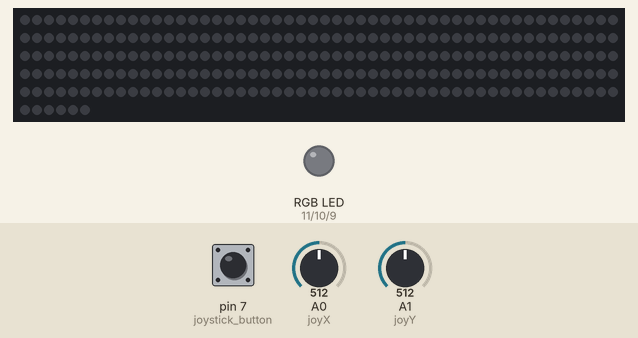
Bench run of a sketch on a simulated Arduino Uno, built with avr-gcc and run on an emulated ATmega328P. On the bench: 256 RGB LEDs in strip order, left to right, continuing on the next row, an RGB LED mixed from three pins (HIGH = lit). The test bench sets the inputs (shaded band); at power-on: A1 (joyY) = 512, pin 7 (joystick_button) HIGH, A0 (joyX) = 512. Dim RGB values are drawn brighter than linear.

Above: at 1.2 s.
1.3 s: A1 (joyY) set to 266
2.8 s: A1 (joyY) set to 243
At 3.2 s:
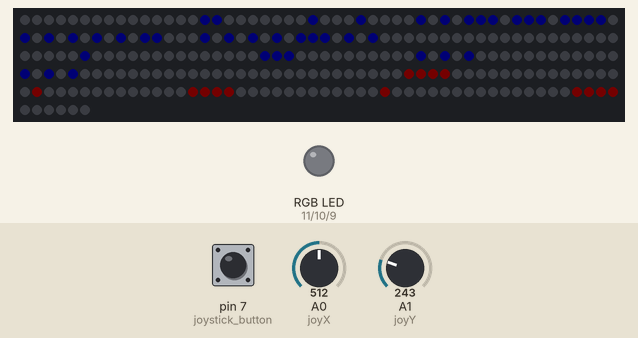
5.8 s: pin 7 (joystick_button) pulled LOW for 3.2 s
At 9.3 s:
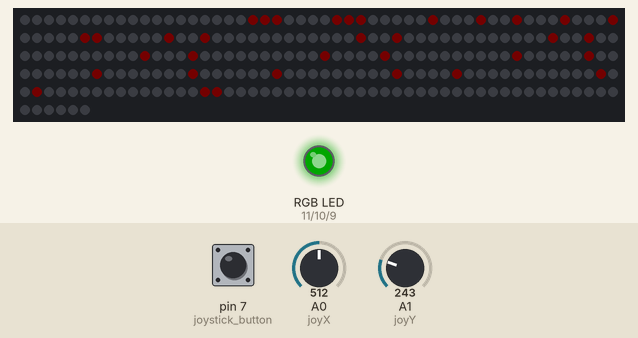
10.5 s: A1 (joyY) set to 900
At 11.7 s:
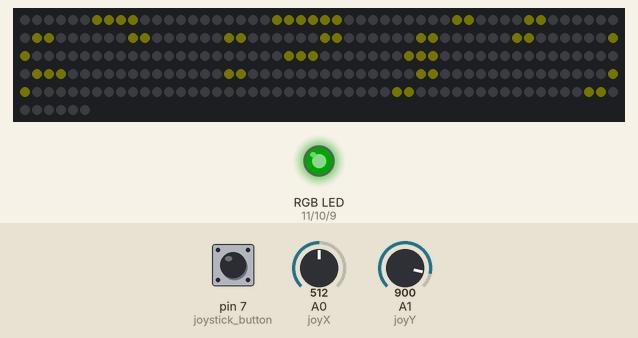
13.5 s: pin 7 (joystick_button) pulled LOW for 1 s
At 14.6 s:
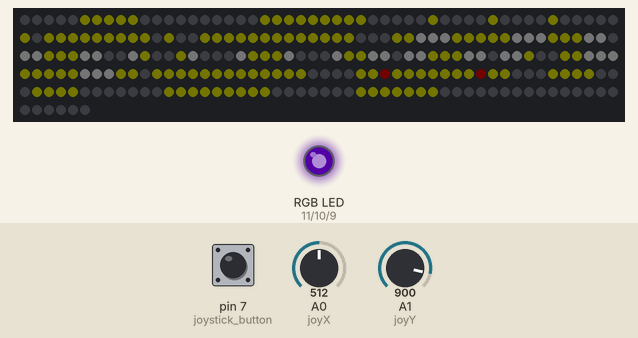
17.5 s: A1 (joyY) set to 805
19.5 s: A1 (joyY) set to 775
Timing chart, 0 to 22.5 s (numbered marks = the images above; inputs shaded):
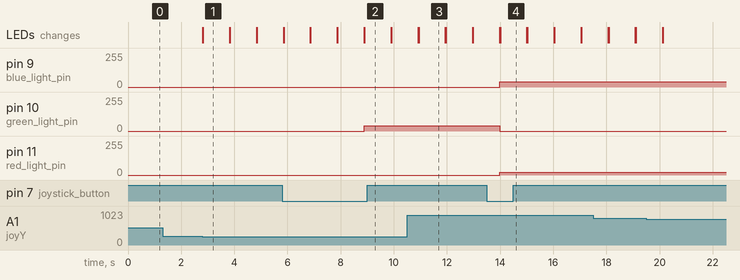

Measured:
- the behaviour switches between 256 and 255 on A1 (joyY) (found by bisection; images 0 and 1)
- after the input at 1.3 s, every drawn part: stays the same
- after the input at 2.8 s, the LEDs: change at once (image 1)
- after the input at 5.8 s, pin 10 (green_light_pin): 0/255 → 40/255 after 3.1 s; the LEDs: first differ from a run without the input after 3.1 s (image 2)
- after the input at 10.5 s, the LEDs: first differ from a run without the input after 0.44 s (image 3)
- after the input at 13.5 s, pin 9 (blue_light_pin): 0/255 → 40/255 after 0.49 s; pin 10 (green_light_pin): 40/255 → 0/255 after 0.49 s; pin 11 (red_light_pin): 0/255 → 20/255 after 0.49 s; the LEDs: first differ from a run without the input after 0.50 s (image 4)
- what the display in image 3 shows lasts 1.0 s, from 10.9 s to 11.9 s

The sketch:

display.ino
```cpp
#include <FastLED.h>

#define NUM_LEDS 256

#define joyX A0
#define joyY A1
#define joystick_button 7

CRGB leds[NUM_LEDS];
int state = LOW;
int previous = HIGH;

long time = 0;
long debounce = 200;

int red_light_pin = 11;
int green_light_pin = 10;
int blue_light_pin = 9;

void setup()
{
  Serial.begin(9600);
  pinMode(joyX, INPUT);
  pinMode(joyY, INPUT);
  pinMode(7, INPUT_PULLUP);

  pinMode(red_light_pin, OUTPUT);
  pinMode(green_light_pin, OUTPUT);
  pinMode(blue_light_pin, OUTPUT);
  FastLED.addLeds<NEOPIXEL, 6>(leds, NUM_LEDS);
  FastLED.setBrightness(1);
}

void loop()
{
  check_switch_state();

  float xValue = analogRead(joyX);
  float yValue = analogRead(joyY);
  float x = map(xValue, 0, 1023, -24, 24);
  float y = map(yValue, 0, 1023, -24, 24);

  joystick_action(x, y, state);
  FastLED.clear();
  FastLED.show();
}

//JOYSTICK POSITION LOGIC FOR FOUR DIFFERNT POSITIONS
void joystick_action(int x, int y, int STATE)
{
  //LEFT POSITION
  if (x < -12 && y < 12 && y > -12)
  {
    if (STATE)
    {
      byeHoe(leds);
    }
    else
    {
      devilEmoji(leds);
    }
  }
  //RIGHT POSITION
  if (x > 12 && y < 12 && y > -12)
  {
    if (STATE)
    {
      laughingEmoji(leds);
    }
    else
    {
      niceGTI(leds);
    }
  }
  //UP POSITION
  if (y > 12 && x < 12 && x > -12)
  {
    if (STATE)
    {
      displayqMark(leds);
    }
    else
    {
      flushedEmoji(leds);
    }
  }
  //DOWN POSITION
  if (y < -12 && x < 12 && x > -12)
  {
    if (STATE)
    {
      displayHeart(leds);
    }
    else
    {
      honkCountDown(leds);
    }
  }
}

//Switch layer toggling
void check_switch_state()
{
  int switch_state = digitalRead(joystick_button);
  if (switch_state == LOW && previous == HIGH && millis() - time > debounce)
  {
    if (state == HIGH)
    {
      RGB_color(20, 0, 40);
      state = LOW;
    }
    else
    {
      state = HIGH;
      RGB_color(0, 40, 0);
    }

    time = millis();
  }
  previous = switch_state;
}
//STATE LED
void RGB_color(int red_light_value, int green_light_value, int blue_light_value)
{
  analogWrite(red_light_pin, red_light_value);
  analogWrite(green_light_pin, green_light_value);
  analogWrite(blue_light_pin, blue_light_value);
}

void displayHeart(CRGB leds[])
{
  FastLED.clear();

  const int heart[] PROGMEM = {19, 20, 21, 26, 27, 28, 34, 38, 41, 45, 49, 55, 56, 62, 65, 78, 81, 94, 97, 110, 114, 125, 130, 141, 147, 156, 164, 171, 181, 186, 198, 201, 215, 216};
  for (int i = 0; i < (sizeof(heart) / sizeof(heart[0])); i++)
  {
    leds[heart[i]] = CRGB::Red;
  }
  FastLED.show();
          delay(1000);

}

void displayqMark(CRGB leds[])
{
  FastLED.clear();

  int qMark[] = {9, 8, 7, 6, 21, 22, 23, 24, 25, 26, 43, 42, 37, 36, 51, 52, 59, 60, 76, 75, 68, 67, 83, 84, 91, 92, 100, 99, 122, 123, 124, 134, 133, 132, 151, 152, 153, 168, 167, 183, 184, 200, 199, 232, 231, 247, 248};
  for (int i = 0; i < (sizeof(qMark) / sizeof(qMark[0])); i++)
  {
    leds[qMark[i]] = CRGB::Yellow;
  }
  FastLED.show();
          delay(1000);

}

void byeHoe(CRGB leds[])
{
  FastLED.clear();
  const int purpLex[] PROGMEM = {17, 18, 19, 22, 26, 28, 29, 30, 31, 46, 44, 40, 38, 35, 49, 50, 51, 52, 56, 60, 61, 62, 78, 75, 71, 67, 81, 84, 88, 92, 110, 109, 108, 107, 103, 99, 98, 97, 96, 145, 148, 156, 157, 158, 159, 174, 171, 163, 177, 178, 179, 180, 188, 189, 190, 206, 203, 195, 209, 212, 220, 238, 235, 227, 226, 225, 224};
  const int pinkLex[] PROGMEM = {150, 154, 170, 169, 168, 166, 165, 164, 181, 182, 183, 184, 185, 186, 187, 201, 200, 199, 198, 197, 215, 216, 217, 231};
  for (int i = 0; i < (sizeof(purpLex) / sizeof(purpLex[0])); i++)
  {
    leds[purpLex[i]] = CRGB::Purple;
  }
  for (int j = 0; j < (sizeof(pinkLex) / sizeof(pinkLex[0])); j++)
  {
    leds[pinkLex[j]] = CRGB::Pink;
  }
  FastLED.show();
          delay(1000);

}

void niceGTI(CRGB leds[])
{
  FastLED.clear();
  const int niceGTIPurple[] = {15, 11, 9, 8, 7, 5, 4, 3, 16, 17, 18, 22, 26, 28, 47, 45, 43, 41, 37, 36, 35, 48, 50, 52, 54, 58, 79, 77, 75, 73, 72, 71, 69, 68, 67, 111, 110,109,106, 103, 112, 114, 117, 143, 142, 141, 139, 138, 137, 135, 146, 149, 152, 175, 174, 173, 170, 167};
  const int niceGTIRed[] = {101, 100, 98, 97, 122, 123, 124, 125, 126, 133, 132, 131, 130, 129, 155, 156, 157, 163};
  for (int i = 0; i < (sizeof(niceGTIPurple) / sizeof(niceGTIPurple[0])); i++)
  {
    leds[niceGTIPurple[i]] = CRGB::Purple;
  }
  for (int j = 0; j < (sizeof(niceGTIRed) / sizeof(niceGTIRed[0])); j++)
  {
    leds[niceGTIRed[j]] = CRGB::Red;
  }
  FastLED.show();
          delay(1000);

}

void devilEmoji(CRGB leds[])
{
  FastLED.clear();
  const int devilEmojiPurple[] = {14, 9, 8, 7, 6, 5, 0, 17, 18, 21, 22, 26, 27, 30, 31, 46, 45, 44, 43, 42, 36, 35, 34, 33, 32, 50, 62, 77, 65, 81, 82, 94, 95, 110, 96, 113, 127, 142, 128, 145, 146, 158, 159, 161, 173, 179, 189, 190, 204, 203, 195, 194, 212, 213, 214, 218, 219, 220, 233, 232, 231, 230, 229};
  const int devilEmojiLightPurple[] = {23, 24, 25, 41, 40, 36, 38,39, 37, 51, 52, 53, 54, 55, 56, 57, 58, 59, 60, 61, 76, 73, 72, 71, 70, 69, 66, 83, 84, 85, 87, 88, 89, 91, 92, 93, 109, 108, 107, 104,103, 106, 102, 99, 98, 97, 114, 115, 116, 119, 120, 121, 124, 125, 126, 141, 140, 139, 138, 137, 136, 135, 134, 133, 132, 131, 130, 129, 147, 148, 149, 150, 151, 152, 153, 154, 155, 156, 157, 172, 171, 170, 169, 168, 167, 166, 165, 163, 162, 180, 188, 212, 217, 202, 201, 200, 199, 198, 197, 196, 215, 216};
  for (int i = 0; i < (sizeof(devilEmojiPurple) / sizeof(devilEmojiPurple[0])); i++)
  {
    leds[devilEmojiPurple[i]] = CRGB::Purple;
  }
  for (int j = 0; j < (sizeof(devilEmojiLightPurple) / sizeof(devilEmojiLightPurple[0])); j++)
  {
    leds[devilEmojiLightPurple[j]] = CRGB::MediumPurple;
  }
  FastLED.show();
          delay(1000);
}

void flushedEmoji(CRGB leds[])
{
  FastLED.clear();
  const int flushedEmojiYellow[] = {196, 121, 9, 8, 7, 6, 5, 20, 21, 22, 23, 24, 25, 26, 27, 28, 44, 39, 34, 50, 52, 53, 54, 55, 56, 57, 58, 59, 60, 62, 77, 76, 75, 74, 73, 72, 71, 70, 69, 68, 67, 66, 65, 81, 82, 86, 87, 88, 89, 90, 94, 95, 110, 104, 103, 102, 96, 113, 119, 120, 127, 142, 136, 135, 134, 128, 145, 146, 150, 151, 152, 153, 154, 158, 159, 173, 172, 171, 170, 169, 168, 167, 166, 165, 164, 163, 162, 161, 178, 179, 181, 182, 183, 184, 185, 186, 187, 189, 190, 204, 203, 202, 201, 197, 195, 194, 212, 213, 214, 215, 216, 217, 218, 219, 220, 234, 233, 232, 231, 230, 229, 228};
  const int flushedEmojiWhite[] = {157, 130, 83, 84, 85, 91, 92, 93, 109, 106, 105, 101, 100, 98, 97, 114, 118, 122, 126, 141, 140, 138, 137, 133, 132, 130, 129, 147, 148, 149, 155, 156};
  const int flushedEmojiPink[] = {180, 188};
  for (int i = 0; i < (sizeof(flushedEmojiYellow) / sizeof(flushedEmojiYellow[0])); i++)
  {
    leds[flushedEmojiYellow[i]] = CRGB::Yellow;
  }
  for (int j = 0; j < (sizeof(flushedEmojiWhite) / sizeof(flushedEmojiWhite[0])); j++)
  {
    leds[flushedEmojiWhite[j]] = CRGB::White;
  }
  for (int k = 0; k < (sizeof(flushedEmojiPink) / sizeof(flushedEmojiPink[0])); k++)
  {
    leds[flushedEmojiPink[k]] = CRGB::Red;
  }
  FastLED.show();
          delay(1000);

}

void laughingEmoji(CRGB leds[])
{
  const int yellowLaugh[] PROGMEM = {10, 9, 8, 7, 6, 5, 19, 20, 21, 22, 23, 24, 25, 26, 27, 28, 45, 44, 43, 42, 41, 40, 39, 38, 37, 36, 35, 34, 49, 50, 52, 53, 54, 55, 56, 57, 58, 59, 61, 62, 65, 79, 78, 76, 75, 74, 73, 72, 71, 70, 69, 68, 67, 65, 64, 80, 82, 86, 87, 88, 89, 93, 95, 111, 110, 109, 107, 106, 105, 104, 103, 102, 101, 100, 98, 97, 96, 112, 113, 126, 127, 143, 128, 179, 180, 187, 188, 204, 203, 201, 202, 201, 200, 199, 198, 197, 196, 195, 212, 213, 216, 215, 214, 217, 218, 219};
  const int whiteLaugh[] PROGMEM = {139, 138, 137, 136, 135, 134, 133, 132};
  const int darkBlueLaugh[] PROGMEM = {108, 99, 114, 125, 142, 129, 144, 159, 175, 172, 163, 160, 177, 178, 189, 190};
  const int lightBlueLaugh[] PROGMEM = {115, 124, 141, 140, 131, 130, 145, 146, 147, 156, 157, 158, 174, 173, 162, 161};

  for (int i = 0; i < (sizeof(yellowLaugh) / sizeof(yellowLaugh[0])); i++)
  {
    leds[yellowLaugh[i]] = CRGB::Yellow;
  }
  for (int j = 0; j < (sizeof(whiteLaugh) / sizeof(whiteLaugh[0])); j++)
  {
    leds[whiteLaugh[j]] = CRGB::White;
  }
  for (int k = 0; k < (sizeof(darkBlueLaugh) / sizeof(darkBlueLaugh[0])); k++)
  {
    leds[darkBlueLaugh[k]] = CRGB::Blue;
  }
  for (int l = 0; l < (sizeof(lightBlueLaugh) / sizeof(lightBlueLaugh[0])); l++)
  {
    leds[lightBlueLaugh[l]] = CRGB::LightBlue;
  }
  FastLED.show();
          delay(1000);

}

void honkCountDown(CRGB leds[]){
    int honkIn[] = {15, 16, 24, 28, 47, 46, 45, 43, 42, 41, 39, 38, 37, 35, 33, 48, 50, 52, 54, 56, 58, 60, 61, 79, 77, 75, 74, 73, 71, 69, 67, 65, 105, 120, 121, 122, 137, 135, 133, 150, 152, 154};
    int five[] = {182, 183, 184, 185, 201, 214, 215, 216, 217, 230, 246, 247, 248, 249};
    int four[] = {182, 185, 201, 198, 214, 215, 216, 217, 230, 249};
    int three[] = {182, 183, 184, 185, 198, 215, 216, 217, 230, 246, 247, 248, 249};
    int two[] = {182, 183, 184, 185, 198, 214, 215, 216, 217, 233, 246, 247, 248, 249};
    int one[] = {184, 200, 199, 216, 231, 247, 248, 249};
    int honk[] = {15, 16, 24, 28, 47, 46, 45, 43, 42, 41, 39, 38, 37, 35, 33, 48, 50, 52, 54, 56, 58, 60, 61, 79, 77, 75, 74, 73, 71, 69, 67, 65};

    for (int honkCountdown = 0; honkCountdown < 6; honkCountdown++){
        FastLED.clear();

       if(honkCountdown < 5) for (int i = 0; i < (sizeof(honkIn) / sizeof(honkIn[0])); i++){leds[honkIn[i]] = CRGB::Blue;}
                if (honkCountdown == 0) for (int i = 0; i < (sizeof(five) / sizeof(five[0])); i++){ leds[five[i]] = CRGB::Red; }
                else if (honkCountdown == 1) for (int i = 0; i < (sizeof(four) / sizeof(four[0])); i++){leds[four[i]] = CRGB::Red; }
                else if (honkCountdown == 2) for (int i = 0; i < (sizeof(three) / sizeof(three[0])); i++){leds[three[i]] = CRGB::Red;}
                else if (honkCountdown == 3) for (int i = 0; i < (sizeof(two) / sizeof(two[0])); i++) {leds[two[i]] = CRGB::Yellow;}
                else if (honkCountdown == 4) for (int i = 0; i < (sizeof(one) / sizeof(one[0])); i++) {leds[one[i]] = CRGB::Green;}
                else if (honkCountdown == 5) for (int i = 0; i < (sizeof(honk) / sizeof(honk[0])); i++) {leds[honk[i]] = CRGB::Green;}

         FastLED.show();
        delay(1000);
    }
}
```
